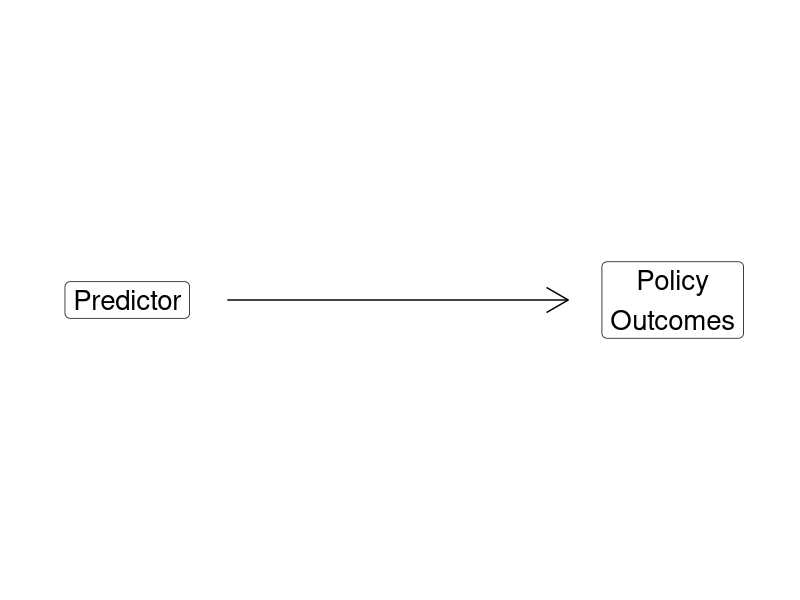

This figure's R source:
## ---- chunk 1
library(tidyverse)
library(kableExtra)
## ---- chunk 2
## Manual DAG
d1 <- tibble(
  x = c(-3, 3),
  y = c(1, 1),
  labels = c("Predictor", "Policy\nOutcomes")
)

ggplot(data = d1, aes(x = x, y = y)) +
  geom_point(size = 0, color = "white") +
  theme_void() +
  coord_cartesian(xlim = c(-4, 4)) +
  geom_label(aes(label = labels), size = 7) +
  annotate("segment", x = -1.9, xend = 1.85, y = 1, yend = 1, arrow = arrow())
